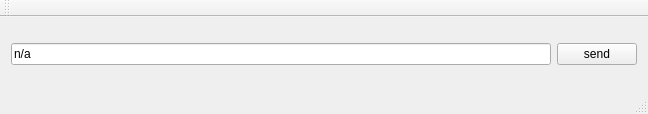
<?xml version="1.0" encoding="UTF-8"?>
<ui version="4.0">
 <class>Surface</class>
 <widget class="QMainWindow" name="Surface">
  <property name="geometry">
   <rect>
    <x>0</x>
    <y>0</y>
    <width>648</width>
    <height>114</height>
   </rect>
  </property>
  <property name="windowTitle">
   <string>flakysremote</string>
  </property>
  <widget class="QWidget" name="centralWidget">
   <layout class="QGridLayout" name="gridLayout_2">
    <item row="0" column="0">
     <layout class="QGridLayout" name="gridLayout">
      <item row="0" column="0">
       <widget class="QLineEdit" name="lineEdit">
        <property name="text">
         <string>n/a</string>
        </property>
       </widget>
      </item>
      <item row="0" column="1">
       <widget class="QPushButton" name="pushButton">
        <property name="text">
         <string>send</string>
        </property>
       </widget>
      </item>
     </layout>
    </item>
   </layout>
  </widget>
  <widget class="QMenuBar" name="menuBar">
   <property name="geometry">
    <rect>
     <x>0</x>
     <y>0</y>
     <width>648</width>
     <height>22</height>
    </rect>
   </property>
  </widget>
  <widget class="QToolBar" name="mainToolBar">
   <attribute name="toolBarArea">
    <enum>TopToolBarArea</enum>
   </attribute>
   <attribute name="toolBarBreak">
    <bool>false</bool>
   </attribute>
  </widget>
  <widget class="QStatusBar" name="statusBar"/>
 </widget>
 <layoutdefault spacing="6" margin="11"/>
 <resources/>
 <connections/>
</ui>
